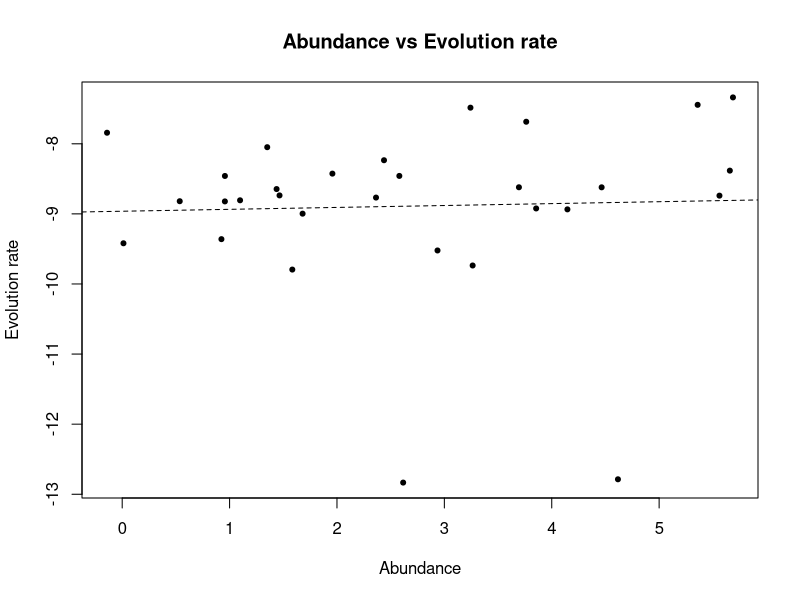
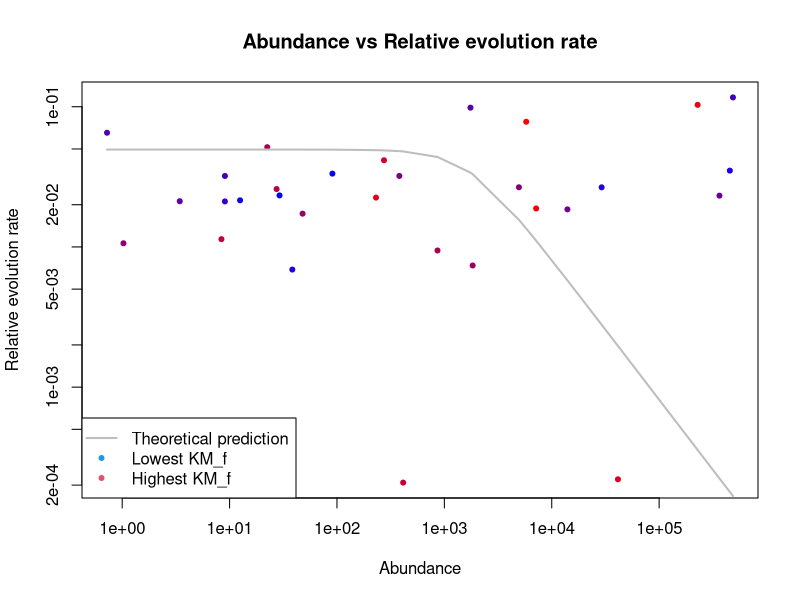
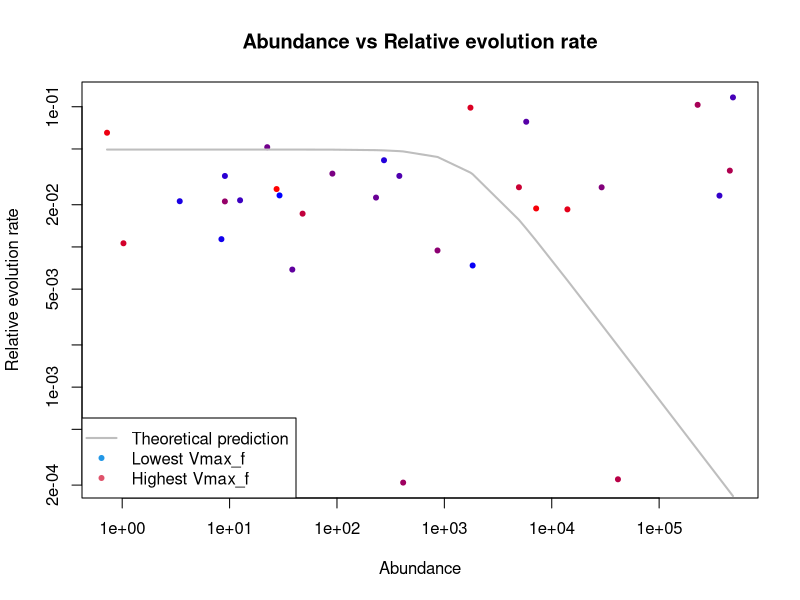
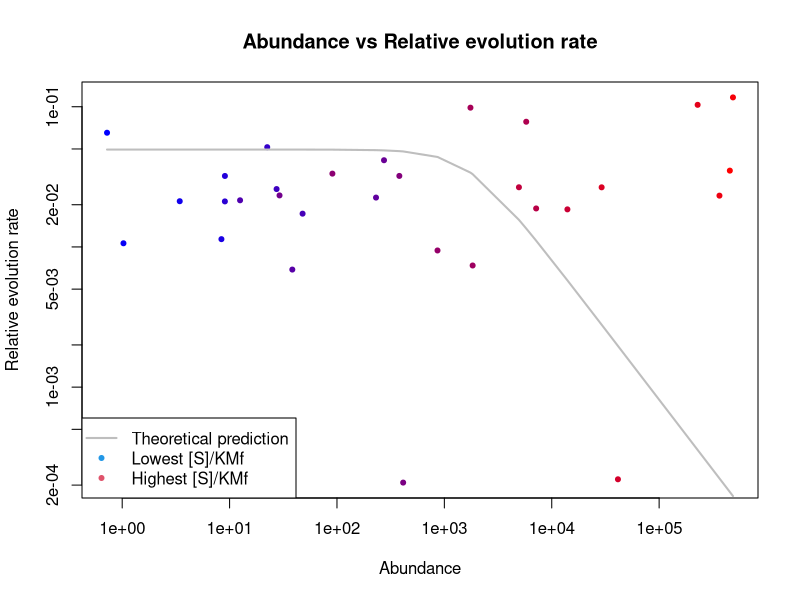
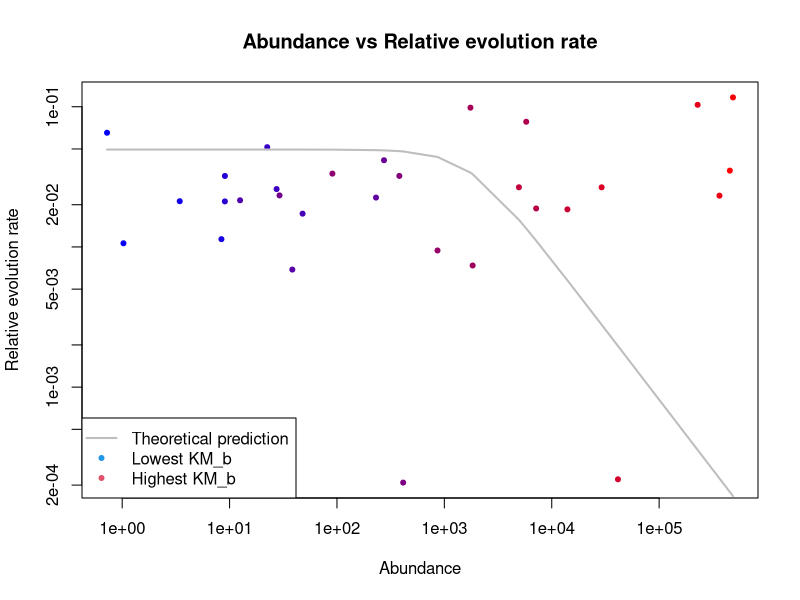
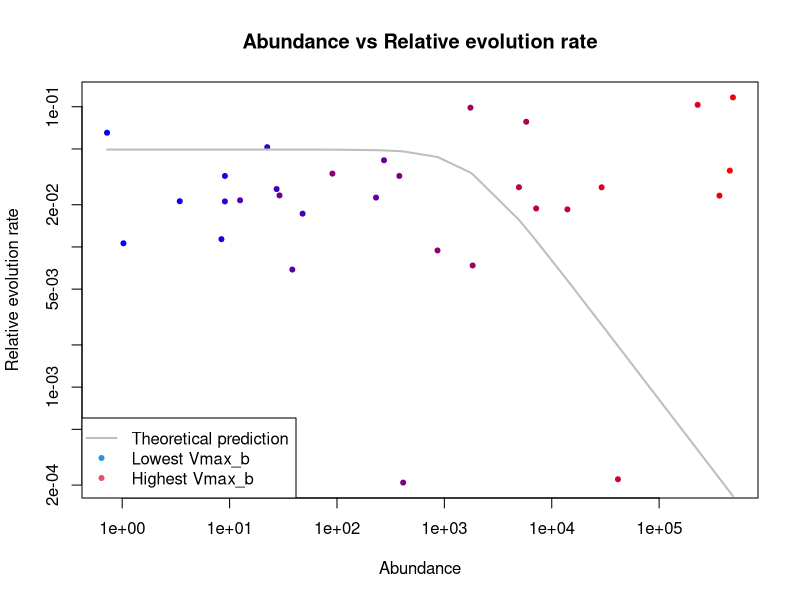
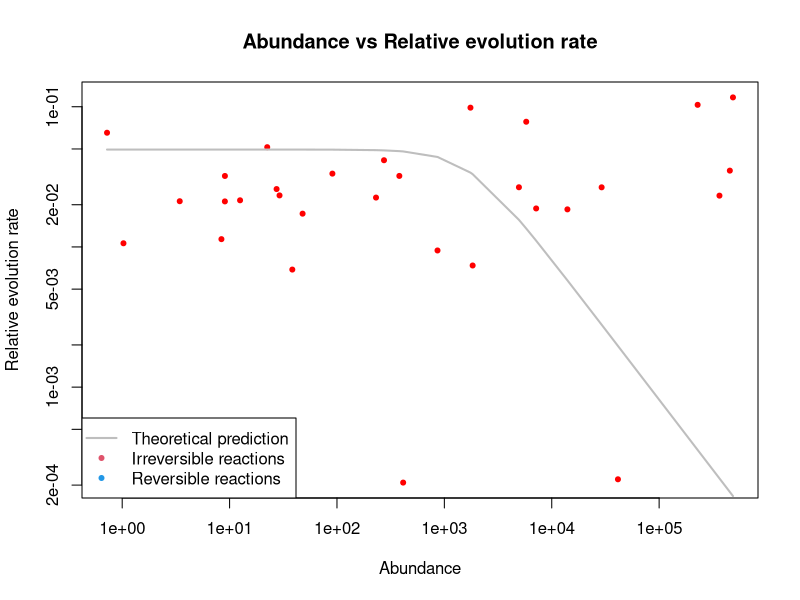
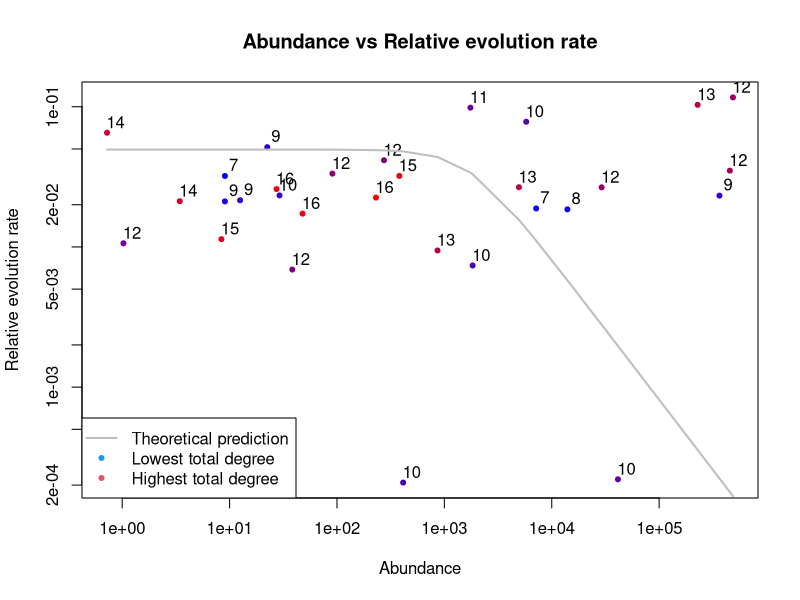

Write the R code that produced these figures, in order. (Note: this script raises an error after producing the figures.)
options(warn=-1)

setwd("/Users/charlesrocabert/git/MetEvolSim/ToysModels/example")

library("RColorBrewer")
library("caTools")

####################
# 1) Read the data #
####################
param = read.table("parameters/parameters.txt", sep=" ", h=T)
d1    = read.table("ancestor/ancestor_individual.txt", sep=" ", h=T)
d2    = read.table("best/best_evolrate.txt", sep=" ", h=T)
d3    = read.table("best/mean_evolrate.txt", sep=" ", h=T)
d4    = read.table("best/best_individual.txt", sep=" ", h=T)
d     = cbind(d1, d3[,2:3])
#d$s   = d3$s

W     = param$w
SIGMA = param$sigma
MU    = param$mu
COPT  = d4$copt[1]
M     = param$m

SIGMAC  = SIGMA*d$s/COPT
FITNESS = W/sqrt(W^2+SIGMAC^2)

relfit = cbind(d$s, FITNESS/sum(FITNESS))
relfit = relfit[order(relfit[,2], decreasing=T),]

relevolrate = sqrt(d$evolrate)/sum(sqrt(d$evolrate))
XRG = range(d$s)
YRG = range(relevolrate)

####################
# 2) Raw evol rate #
####################
print("> Raw evol rate")
dl = d[d$evolrate!=0,]
pdf(file="figures/raw_evol_rate.pdf")
plot(log10(dl$s), log10(dl$evolrate), pch=20, xlab="Abundance", ylab="Evolution rate", main="Abundance vs Evolution rate")
abline(lm(log10(dl$evolrate)~log10(dl$s)), lty=2)
dev.off()

#####################
# 3) Ordered by KMf #
#####################
print("> Ordered by KMf")
pdf(file="figures/evol_rate_by_kmf.pdf")
d = d[order(d$mean_km_f),]
colors = colorRampPalette(c("blue", "red"))(n=M)
plot(d$s, sqrt(d$evolrate)/sum(sqrt(d$evolrate)), pch=20, log="xy", col=colors, xlab="Abundance", ylab="Relative evolution rate", main="Abundance vs Relative evolution rate")
lines(relfit[,1], relfit[,2], col="grey", lwd=2)
legend("bottomleft", legend=c("Theoretical prediction", "Lowest KM_f", "Highest KM_f"), lwd=c(2,NA,NA,NA), pch=c(NA,20,20), col=c("grey",4,2))
dev.off()

#######################
# 4) Ordered by Vmaxf #
#######################
print("> Ordered by Vmaxf")
pdf(file="figures/evol_rate_by_vmaxf.pdf")
d = d[order(d$mean_vmax_f),]
colors = colorRampPalette(c("blue", "red"))(n=M)
plot(d$s, sqrt(d$evolrate)/sum(sqrt(d$evolrate)), pch=20, log="xy", col=colors, xlab="Abundance", ylab="Relative evolution rate", main="Abundance vs Relative evolution rate")
lines(relfit[,1], relfit[,2], col="grey", lwd=2)
legend("bottomleft", legend=c("Theoretical prediction", "Lowest Vmax_f", "Highest Vmax_f"), lwd=c(2,NA,NA,NA), pch=c(NA,20,20), col=c("grey",4,2))
dev.off()

#########################
# 5) Ordered by [S]/KMf #
#########################
print("> Ordered by [S]/KMf")
pdf(file="figures/evol_rate_by_skmf.pdf")
d = d[order(d$s/d$mean_km_f),]
colors = colorRampPalette(c("blue", "red"))(n=M)
plot(d$s, sqrt(d$evolrate)/sum(sqrt(d$evolrate)), pch=20, log="xy", col=colors, xlab="Abundance", ylab="Relative evolution rate", main="Abundance vs Relative evolution rate")
lines(relfit[,1], relfit[,2], col="grey", lwd=2)
legend("bottomleft", legend=c("Theoretical prediction", "Lowest [S]/KMf", "Highest [S]/KMf"), lwd=c(2,NA,NA,NA), pch=c(NA,20,20), col=c("grey",4,2))
dev.off()

#####################
# 3) Ordered by KMb #
#####################
print("> Ordered by KMb")
pdf(file="figures/evol_rate_by_kmb.pdf")
d = d[order(d$mean_km_b),]
colors = colorRampPalette(c("blue", "red"))(n=M)
plot(d$s, sqrt(d$evolrate)/sum(sqrt(d$evolrate)), pch=20, log="xy", col=colors, xlab="Abundance", ylab="Relative evolution rate", main="Abundance vs Relative evolution rate")
lines(relfit[,1], relfit[,2], col="grey", lwd=2)
legend("bottomleft", legend=c("Theoretical prediction", "Lowest KM_b", "Highest KM_b"), lwd=c(2,NA,NA,NA), pch=c(NA,20,20), col=c("grey",4,2))
dev.off()

#######################
# 4) Ordered by Vmaxb #
#######################
print("> Ordered by Vmaxb")
pdf(file="figures/evol_rate_by_vmaxb.pdf")
d = d[order(d$mean_vmax_b),]
colors = colorRampPalette(c("blue", "red"))(n=M)
plot(d$s, sqrt(d$evolrate)/sum(sqrt(d$evolrate)), pch=20, log="xy", col=colors, xlab="Abundance", ylab="Relative evolution rate", main="Abundance vs Relative evolution rate")
lines(relfit[,1], relfit[,2], col="grey", lwd=2)
legend("bottomleft", legend=c("Theoretical prediction", "Lowest Vmax_b", "Highest Vmax_b"), lwd=c(2,NA,NA,NA), pch=c(NA,20,20), col=c("grey",4,2))
dev.off()

######################
# 4) Ordered by REV  #
######################
print("> Ordered by REV")
pdf(file="figures/evol_rate_by_rev.pdf")
d = d[order(d$s/d$mean_km_b),]
SUM = sum(sqrt(d$evolrate))
plot(d$s, sqrt(d$evolrate)/sum(sqrt(d$evolrate)), pch=NA, log="xy", xlab="Abundance", ylab="Relative evolution rate", main="Abundance vs Relative evolution rate")
dl = d[d$mean_km_b==0,]
points(dl$s, sqrt(dl$evolrate)/SUM, pch=20, col="red")
dl = d[d$mean_km_b>0,]
points(dl$s, sqrt(dl$evolrate)/SUM, pch=20, col="blue")
lines(relfit[,1], relfit[,2], col="grey", lwd=2)
legend("bottomleft", legend=c("Theoretical prediction", "Irreversible reactions", "Reversible reactions"), lwd=c(2,NA,NA,NA), pch=c(NA,20,20), col=c("grey",2,4))
dev.off()

#######################
# 4) DEGREES          #
#######################
print("> DEGREES")
pdf(file="figures/evol_rate_by_totald.pdf")
d = d[order(d$degree),]
colors = colorRampPalette(c("blue", "red"))(n=M)
plot(d$s, sqrt(d$evolrate)/sum(sqrt(d$evolrate)), pch=20, log="xy", col=colors, xlab="Abundance", ylab="Relative evolution rate", main="Abundance vs Relative evolution rate")
text(d$s*1.2, sqrt(d$evolrate)/sum(sqrt(d$evolrate))*1.2, d$degree)
lines(relfit[,1], relfit[,2], col="grey", lwd=2)
legend("bottomleft", legend=c("Theoretical prediction", "Lowest total degree", "Highest total degree"), lwd=c(2,NA,NA,NA), pch=c(NA,20,20), col=c("grey",4,2))
dev.off()

pdf(file="figures/evol_rate_by_ind.pdf")
d = d[order(d$in_degree),]
colors = colorRampPalette(c("blue", "red"))(n=M)
plot(d$s, sqrt(d$evolrate)/sum(sqrt(d$evolrate)), pch=20, log="xy", col=colors, xlab="Abundance", ylab="Relative evolution rate", main="Abundance vs Relative evolution rate")
text(d$s*1.2, sqrt(d$evolrate)/sum(sqrt(d$evolrate))*1.2, d$in_degree)
lines(relfit[,1], relfit[,2], col="grey", lwd=2)
legend("bottomleft", legend=c("Theoretical prediction", "Lowest in-degree", "Highest in-degree"), lwd=c(2,NA,NA,NA), pch=c(NA,20,20), col=c("grey",4,2))
dev.off()

pdf(file="figures/evol_rate_by_outd.pdf")
d = d[order(d$out_degree),]
colors = colorRampPalette(c("blue", "red"))(n=M)
plot(d$s, sqrt(d$evolrate)/sum(sqrt(d$evolrate)), pch=20, log="xy", col=colors, xlab="Abundance", ylab="Relative evolution rate", main="Abundance vs Relative evolution rate")
text(d$s*1.2, sqrt(d$evolrate)/sum(sqrt(d$evolrate))*1.2, d$out_degree)
lines(relfit[,1], relfit[,2], col="grey", lwd=2)
legend("bottomleft", legend=c("Theoretical prediction", "Lowest out-degree", "Highest out-degree"), lwd=c(2,NA,NA,NA), pch=c(NA,20,20), col=c("grey",4,2))
dev.off()

######################
# 4) DEGREE STATS    #
######################
print("> DEGREE STATS")
dl = d[d$evolrate!=0,]

pdf(file="figures/evolrate_vs_totald.pdf")
plot(log10(dl$evolrate),(dl$degree), pch=20, xlab="Evol rate (log10)", ylab="Total degree", main="Evol rate vs. Total degree")
abline(lm((dl$degree)~log10(dl$evolrate)), lty=2)
dev.off()

pdf(file="figures/evolrate_vs_ind.pdf")
plot(log10(dl$evolrate),(dl$in_degree), pch=20, xlab="Evol rate (log10)", ylab="In-degree", main="Evol rate vs. In-degree")
abline(lm((dl$in_degree)~log10(dl$evolrate)), lty=2)
dev.off()

pdf(file="figures/evolrate_vs_outd.pdf")
plot(log10(dl$evolrate),(dl$out_degree), pch=20, xlab="Evol rate (log10)", ylab="Out-degree", main="Evol rate vs. Out-degree")
abline(lm((dl$out_degree)~log10(dl$evolrate)), lty=2)
dev.off()

pdf(file="figures/evolrate_vs_skmf.pdf")
plot(log10(dl$s/dl$mean_km_f), log10(dl$evolrate), pch=20, xlab="[S]/Mean(KMf) (log10)", ylab="Evol rate (log10)", main="[S]/Mean(KMf) vs. Evol rate")
abline(lm(log10(dl$evolrate)~log10(dl$s/dl$mean_km_f)), lty=2)
dev.off()

######################
# 4) REV boxplots    #
######################
print("> REV boxplots")

dl = d[d$mean_km_b==0,]
irrs = dl$s
irrevolrate = dl$evolrate
dl = d[d$mean_km_b>0,]
revs = dl$s
revevolrate = dl$evolrate

pdf(file="figures/s_boxplot.pdf")
boxplot(log10(irrs), log10(revs), names=c("Ireversible reactions", "Reversible reactions"), ylab="Metabolic abundance (log10)", col="bisque")
dev.off()

pdf(file="figures/evolrate_boxplot.pdf")
boxplot(log10(irrevolrate), log10(revevolrate), names=c("Ireversible reactions", "Reversible reactions"), ylab="Evolution rate (log10)", col="bisque")
dev.off()

######################
# 6) Various stats   #
######################
print("> Various stats")

pdf(file="figures/s_vs_kmf.pdf")
plot(log10(d$s), log10(d$mean_km_f), pch=20, xlab="Abundance (log10)", ylab="Mean KMf per metabolite (log10)", main="Abundance vs. Mean KMf per metabolite")
abline(lm(log10(d$mean_km_f)~log10(d$s)), lty=2)
dev.off()

pdf(file="figures/s_vs_vmaxf.pdf")
plot(log10(d$s), log10(d$mean_vmax_f), pch=20, xlab="Abundance (log10)", ylab="Mean Vmaxf per metabolite (log10)", main="Abundance vs. Mean Vmaxf per metabolite")
abline(lm(log10(d$mean_vmax_f)~log10(d$s)), lty=2)
dev.off()

pdf(file="figures/s_vs_skmf.pdf")
plot(log10(d$s), log10(d$s/d$mean_km_f), pch=20, xlab="Abundance (log10)", ylab="Abundance/KMf (log10)", main="Abundance vs. Abundance/KMf")
abline(lm(log10(d$s/d$mean_km_f)~log10(d$s)), lty=2)
dev.off()

pdf(file="figures/hist_totald.pdf")
hist(d$degree)
dev.off()
pdf(file="figures/hist_ind.pdf")
hist(d$in_degree)
dev.off()
pdf(file="figures/hist_outd.pdf")
hist(d$out_degree)
dev.off()

pdf(file="figures/skm_vs_totald.pdf")
plot(log10(d$s/d$mean_km_f),(d$degree), pch=20, xlab="[S]/mean(KM_f) (log10)", ylab="Total degree (log10)", main="[S]/mean(KM_f) vs. Total degree")
abline(lm((d$degree)~log10(d$s/d$mean_km_f)), lty=2)
dev.off()
pdf(file="figures/skm_vs_ind.pdf")
plot(log10(d$s/d$mean_km_f),(d$in_degree), pch=20, xlab="[S]/mean(KM_f) (log10)", ylab="In-degree (log10)", main="[S]/mean(KM_f) vs. In-degree")
abline(lm((d$in_degree)~log10(d$s/d$mean_km_f)), lty=2)
dev.off()
pdf(file="figures/skm_vs_outd.pdf")
plot(log10(d$s/d$mean_km_f),(d$out_degree), pch=20, xlab="[S]/mean(KM_f) (log10)", ylab="Out-degree (log10)", main="[S]/mean(KM_f) vs. Out-degree")
abline(lm((d$out_degree)~log10(d$s/d$mean_km_f)), lty=2)
dev.off()

pdf(file="figures/s_vs_totald.pdf")
plot(log10(d$s), (d$degree), pch=20, xlab="Abundance (log10)", ylab="Total degree", main="Abundance vs. Total degree")
abline(lm((d$degree)~log10(d$s)), lty=2)
dev.off()

pdf(file="figures/s_vs_ind.pdf")
plot(log10(d$s),(d$in_degree), pch=20, xlab="Abundance (log10)", ylab="In-degree", main="Abundance vs. In-degree")
abline(lm((d$in_degree)~log10(d$s)), lty=2)
dev.off()

pdf(file="figures/s_vs_outd.pdf")
plot(log10(d$s),(d$out_degree), pch=20, xlab="Abundance (log10)", ylab="Out-degree", main="Abundance vs. Out-degree")
abline(lm((d$out_degree)~log10(d$s)), lty=2)
dev.off()

d = d[d$mean_km_b!=0,]
pdf(file="figures/s_vs_kmb.pdf")
plot(log10(d$s), log10(d$mean_km_b), pch=20, xlab="Abundance (log10)", ylab="Mean KMb per metabolite (log10)", main="Abundance vs. Mean KMb per metabolite")
abline(lm(log10(d$mean_km_b)~log10(d$s)), lty=2)
dev.off()

pdf(file="figures/s_vs_vmaxb.pdf")
plot(log10(d$s), log10(d$mean_vmax_b), pch=20, xlab="Abundance (log10)", ylab="Mean Vmaxb per metabolite (log10)", main="Abundance vs. Mean Vmaxb per metabolite")
abline(lm(log10(d$mean_vmax_b)~log10(d$s)), lty=2)
dev.off()
